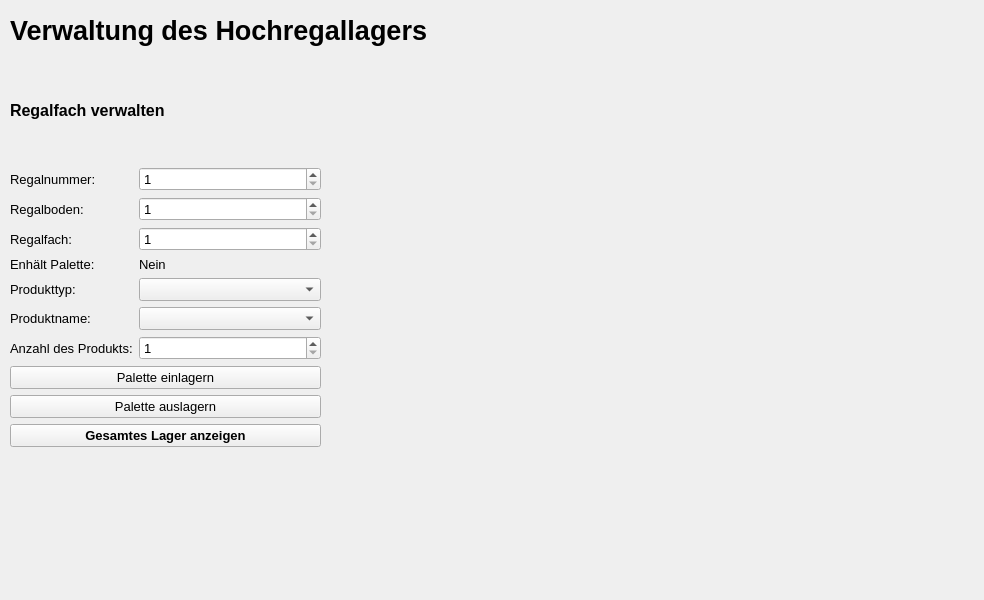
<?xml version="1.0" encoding="UTF-8"?>
<ui version="4.0">
 <class>MainWindow</class>
 <widget class="QMainWindow" name="MainWindow">
  <property name="geometry">
   <rect>
    <x>0</x>
    <y>0</y>
    <width>984</width>
    <height>600</height>
   </rect>
  </property>
  <property name="windowTitle">
   <string>Tk min - Verwaltung des Hochregallagers</string>
  </property>
  <widget class="QWidget" name="centralwidget">
   <widget class="QLabel" name="label">
    <property name="geometry">
     <rect>
      <x>10</x>
      <y>0</y>
      <width>551</width>
      <height>61</height>
     </rect>
    </property>
    <property name="font">
     <font>
      <pointsize>20</pointsize>
      <weight>75</weight>
      <bold>true</bold>
     </font>
    </property>
    <property name="text">
     <string>Verwaltung des Hochregallagers</string>
    </property>
   </widget>
   <widget class="QWidget" name="verticalLayoutWidget">
    <property name="geometry">
     <rect>
      <x>10</x>
      <y>60</y>
      <width>311</width>
      <height>387</height>
     </rect>
    </property>
    <layout class="QVBoxLayout" name="verticalLayout">
     <item>
      <widget class="QLabel" name="label_10">
       <property name="font">
        <font>
         <pointsize>12</pointsize>
         <weight>75</weight>
         <bold>true</bold>
        </font>
       </property>
       <property name="text">
        <string>Regalfach verwalten</string>
       </property>
      </widget>
     </item>
     <item>
      <layout class="QFormLayout" name="formLayout">
       <item row="0" column="0">
        <widget class="QLabel" name="label_2">
         <property name="font">
          <font>
           <pointsize>10</pointsize>
          </font>
         </property>
         <property name="text">
          <string>Regalnummer:</string>
         </property>
        </widget>
       </item>
       <item row="0" column="1">
        <widget class="QSpinBox" name="shelfNumberInput">
         <property name="font">
          <font>
           <pointsize>10</pointsize>
          </font>
         </property>
         <property name="minimum">
          <number>1</number>
         </property>
         <property name="maximum">
          <number>20</number>
         </property>
        </widget>
       </item>
       <item row="1" column="0">
        <widget class="QLabel" name="label_3">
         <property name="font">
          <font>
           <pointsize>10</pointsize>
          </font>
         </property>
         <property name="text">
          <string>Regalboden:</string>
         </property>
        </widget>
       </item>
       <item row="1" column="1">
        <widget class="QSpinBox" name="rowNumberInput">
         <property name="font">
          <font>
           <pointsize>10</pointsize>
          </font>
         </property>
         <property name="minimum">
          <number>1</number>
         </property>
         <property name="maximum">
          <number>20</number>
         </property>
        </widget>
       </item>
       <item row="2" column="0">
        <widget class="QLabel" name="label_4">
         <property name="font">
          <font>
           <pointsize>10</pointsize>
          </font>
         </property>
         <property name="text">
          <string>Regalfach:</string>
         </property>
        </widget>
       </item>
       <item row="2" column="1">
        <widget class="QSpinBox" name="compartmentNumberInput">
         <property name="font">
          <font>
           <pointsize>10</pointsize>
          </font>
         </property>
         <property name="minimum">
          <number>1</number>
         </property>
         <property name="maximum">
          <number>50</number>
         </property>
        </widget>
       </item>
       <item row="3" column="0">
        <widget class="QLabel" name="label_7">
         <property name="font">
          <font>
           <pointsize>10</pointsize>
          </font>
         </property>
         <property name="text">
          <string>Enhält Palette:</string>
         </property>
        </widget>
       </item>
       <item row="3" column="1">
        <widget class="QLabel" name="compartmentContainsPalettOutput">
         <property name="font">
          <font>
           <pointsize>10</pointsize>
          </font>
         </property>
         <property name="text">
          <string>Nein</string>
         </property>
        </widget>
       </item>
       <item row="4" column="0">
        <widget class="QLabel" name="label_5">
         <property name="font">
          <font>
           <pointsize>10</pointsize>
          </font>
         </property>
         <property name="text">
          <string>Produkttyp:</string>
         </property>
        </widget>
       </item>
       <item row="4" column="1">
        <widget class="QComboBox" name="productTypeInput">
         <property name="font">
          <font>
           <pointsize>10</pointsize>
          </font>
         </property>
        </widget>
       </item>
       <item row="5" column="0">
        <widget class="QLabel" name="label_6">
         <property name="font">
          <font>
           <pointsize>10</pointsize>
          </font>
         </property>
         <property name="text">
          <string>Produktname:</string>
         </property>
        </widget>
       </item>
       <item row="5" column="1">
        <widget class="QComboBox" name="productNameInput">
         <property name="font">
          <font>
           <pointsize>10</pointsize>
          </font>
         </property>
        </widget>
       </item>
       <item row="6" column="0">
        <widget class="QLabel" name="label_9">
         <property name="font">
          <font>
           <pointsize>10</pointsize>
          </font>
         </property>
         <property name="text">
          <string>Anzahl des Produkts:</string>
         </property>
        </widget>
       </item>
       <item row="6" column="1">
        <widget class="QSpinBox" name="numberOfProductsInput">
         <property name="font">
          <font>
           <pointsize>10</pointsize>
          </font>
         </property>
         <property name="minimum">
          <number>1</number>
         </property>
        </widget>
       </item>
      </layout>
     </item>
     <item>
      <widget class="QPushButton" name="storeOrEditPalettButton">
       <property name="font">
        <font>
         <pointsize>10</pointsize>
        </font>
       </property>
       <property name="text">
        <string>Palette einlagern</string>
       </property>
      </widget>
     </item>
     <item>
      <widget class="QPushButton" name="removePalettButton">
       <property name="font">
        <font>
         <pointsize>10</pointsize>
        </font>
       </property>
       <property name="text">
        <string>Palette auslagern</string>
       </property>
      </widget>
     </item>
     <item>
      <widget class="QPushButton" name="displayWholeWarehouseButton">
       <property name="font">
        <font>
         <pointsize>10</pointsize>
         <weight>75</weight>
         <bold>true</bold>
        </font>
       </property>
       <property name="text">
        <string>Gesamtes Lager anzeigen</string>
       </property>
      </widget>
     </item>
    </layout>
   </widget>
  </widget>
 </widget>
 <resources/>
 <connections/>
</ui>
